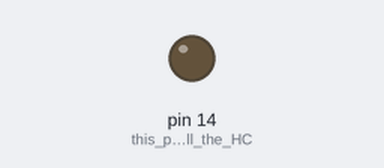
Recording of a sketch running on a simulated Arduino Uno, built with avr-gcc and run on an emulated ATmega328P. Shown: output pins drawn as LEDs (lit = HIGH). The modem accepts every AT command (registered, SIM ready, sends succeed) and sends nothing else; what the sketch prints to the serial monitor is not drawn.

Above: at 0.4 s.
Timing chart, 0 to 1.9 s (numbered marks = the images above):
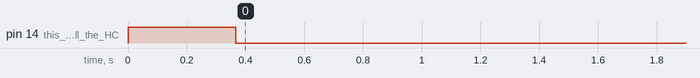

The sketch:

SlaveCode.ino
```cpp
#include <SoftwareSerial.h>


int mode = 0;  //   1=master  0=slave


SoftwareSerial BTSerial(7, 8); // RX | TX


void setup()
{

  pinMode(14, OUTPUT);  // this pin will pull the HC-05 pin 34 (key pin) HIGH to switch module to AT mode
  digitalWrite(14, HIGH);

  Serial.begin(19200);
  Serial.println("...");

  BTSerial.begin(38400);  // HC-05 default speed in AT command mode

  delay(100);


  send_command("AT");
  check_response(10);
  send_command("AT+NAME=BT1");
  check_response(20);
  send_command("AT+UART=19200,1,0 ");
  check_response(20);
  send_command("AT+ROLE=0");
  check_response(20);
  send_command("AT+ROLE?");


  send_command("AT+ADDR?");
  check_response(30);
  send_command("AT");
  check_response(30);

  delay(200);

  digitalWrite(14, LOW);

}


void loop()
{
  send_command("Slave:Hello");
  delay(100);
  check_response(30);
  delay(5000);
}


void send_command(String command)
{
  Serial.println(command);
  BTSerial.println(command);
}

void check_response(int uuu)
{

  int wait = 0;
  String recieved = "";
  while((BTSerial.available())&&(recieved.length()<uuu))
  {
    char abc = BTSerial.read();
    recieved += abc;
  }
  if(recieved.length()>1)
  {
    Serial.println("Recieved:");
    Serial.println(recieved);
    recieved = "";
  }
  else
  {
    Serial.println("Nothing Recieved");
  }
}
```
